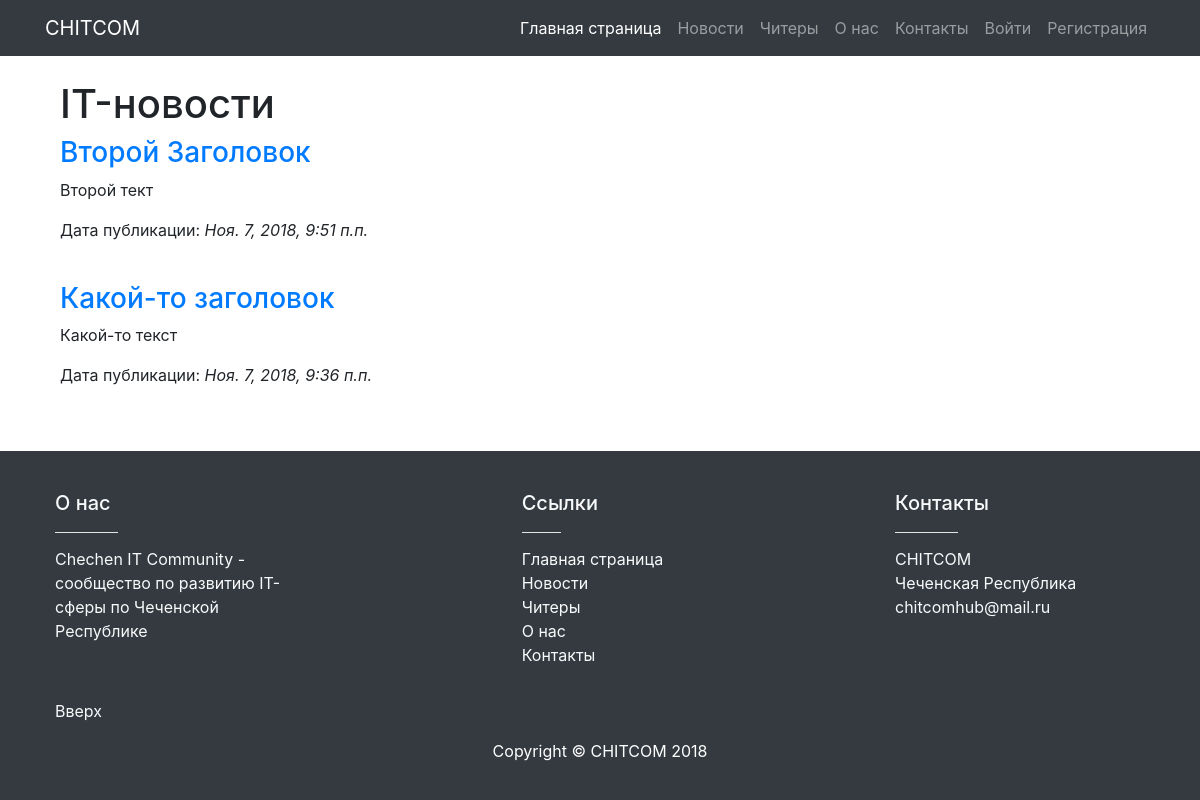
Before: /news/ with the older database file.
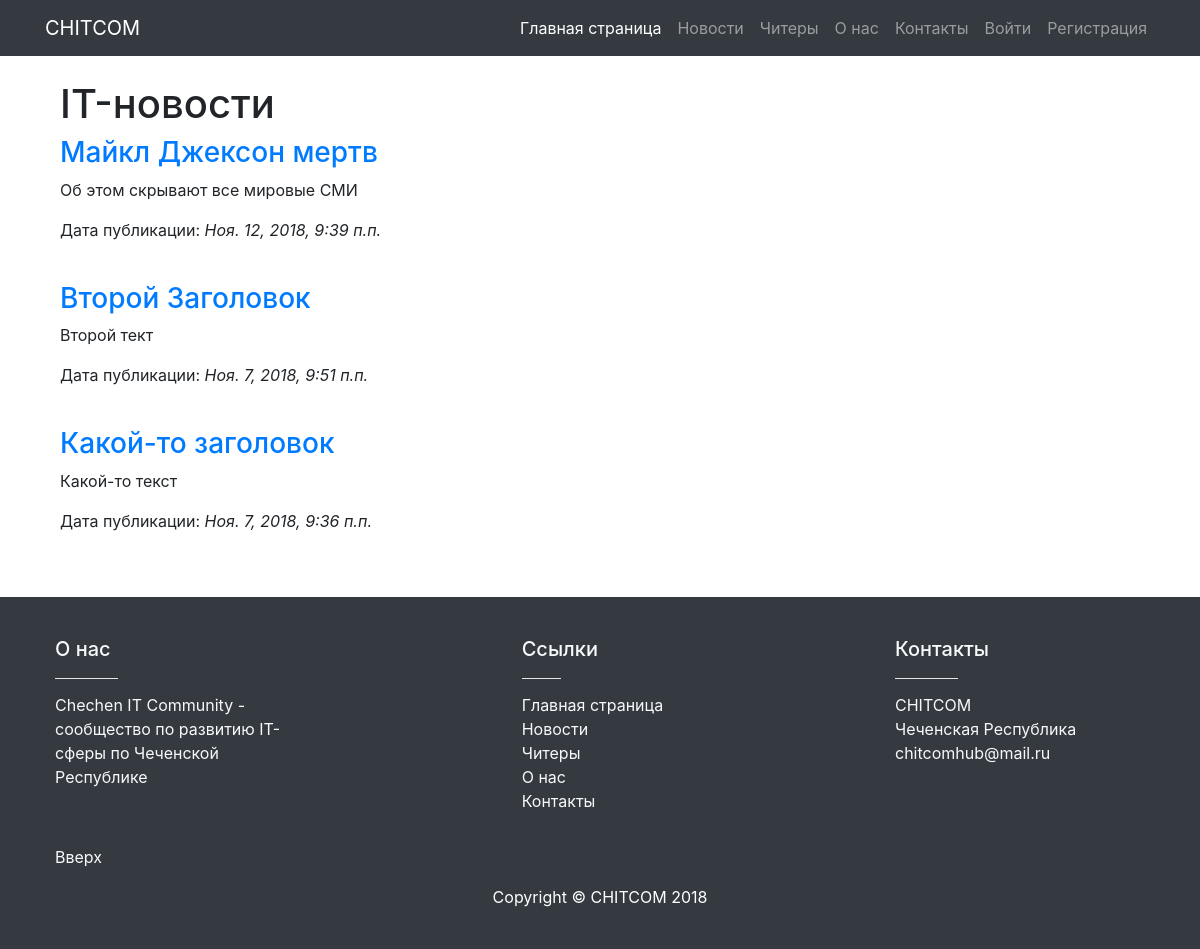
After: the same page with the newer database file.
### news/models.py (models this page shows, shortened)
class Post(models.Model):
	title = models.CharField('Заголовок', max_length=200)
	context = models.TextField('Описание')
	datetime = models.DateTimeField('Дата публикации')
	pic = models.ImageField(null=True, blank=True, upload_to='images/', verbose_name='Изображение', help_text='Ширина изображения должна быть 800px')

### news/views.py (the view)
# urls.py: path('', views.IndexView.as_view(), name='index'),
class IndexView(generic.ListView):
	model = Post
	template_name = 'news/index.html'
	def get_queryset(self):
		return Post.objects.order_by('-datetime')

### news/templates/news/index.html
{% extends 'home/base.html' %}
{% block content %}
<div class="col-md-6">
	<h1>IT-новости</h1>
	{% for post in post_list %}
		<h3><a href="{% url 'news:post' post.id %}">{{ post.title }}</a></h3>
		<p>{{ post.context }}</p>
		<p>Дата публикации: <i>{{ post.datetime }}</i></p>
		<br>
	{% endfor %}
</div>
{% endblock %}

Changed rows visible on the page:
added Post: title "Майкл Джексон мертв", context "Об этом скрывают все мировые СМИ", datetime "Ноя. 12, 2018, 9:39 п.п."
